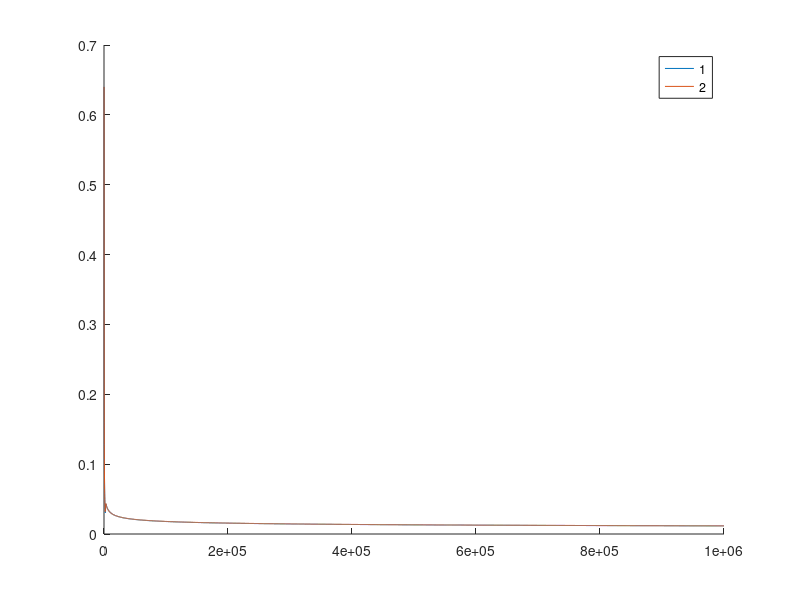

MATLAB code for this plot: (Note: this script raises an error after producing the figure.)

Re_lam = 2000;  Re_tur = 3000;
Re = linspace(100,1e6,1e4);
%r = 0;
r = 0;
D_inner = 0.009;

f_1 = 8*((8./Re).^12 + 1./((2.457*log((7./Re).^0.9 + 0.27*(r/D_inner))).^16 + (37530./Re).^16).^(3/2)).^(1/12);

f_2 = zeros(size(Re));
for i = 1:size(Re,2)
if Re(i) <= Re_lam
    f_2(i) = 64 / Re(i);
elseif Re(i) > Re_tur
    f_2(i) = 0.25*(log10(150.39/Re(i)^0.98865-152.66/Re(i)))^(-2);
else
    f_2(i) = (1.1525*Re(i) + 895)*1e-5;
end

end
figure(10)
hold on 
plot(Re,f_1)
plot(Re,f_2)
legend(["1";"2"])

hAxes = findobj(gcf,"Type","axes");         % 先获取图的对象
fontsize1 = 18;                             % 参数化·

for i = 1:1                                 % 进入循环，将所有子图的共性内容给处理掉，非共性的可以在外边处理
    hAxes(i).XScale = "log";
    %hAxes(i).YScale = "log";
    hAxes(i).FontName = "Times New Roman";
    hAxes(i).FontSize = fontsize1;
    hAxes(i).Box = "on";
    hAxes(i).BoxStyle = "full";
    hAxes(i).TickLength = [0.01 0.025];
end
